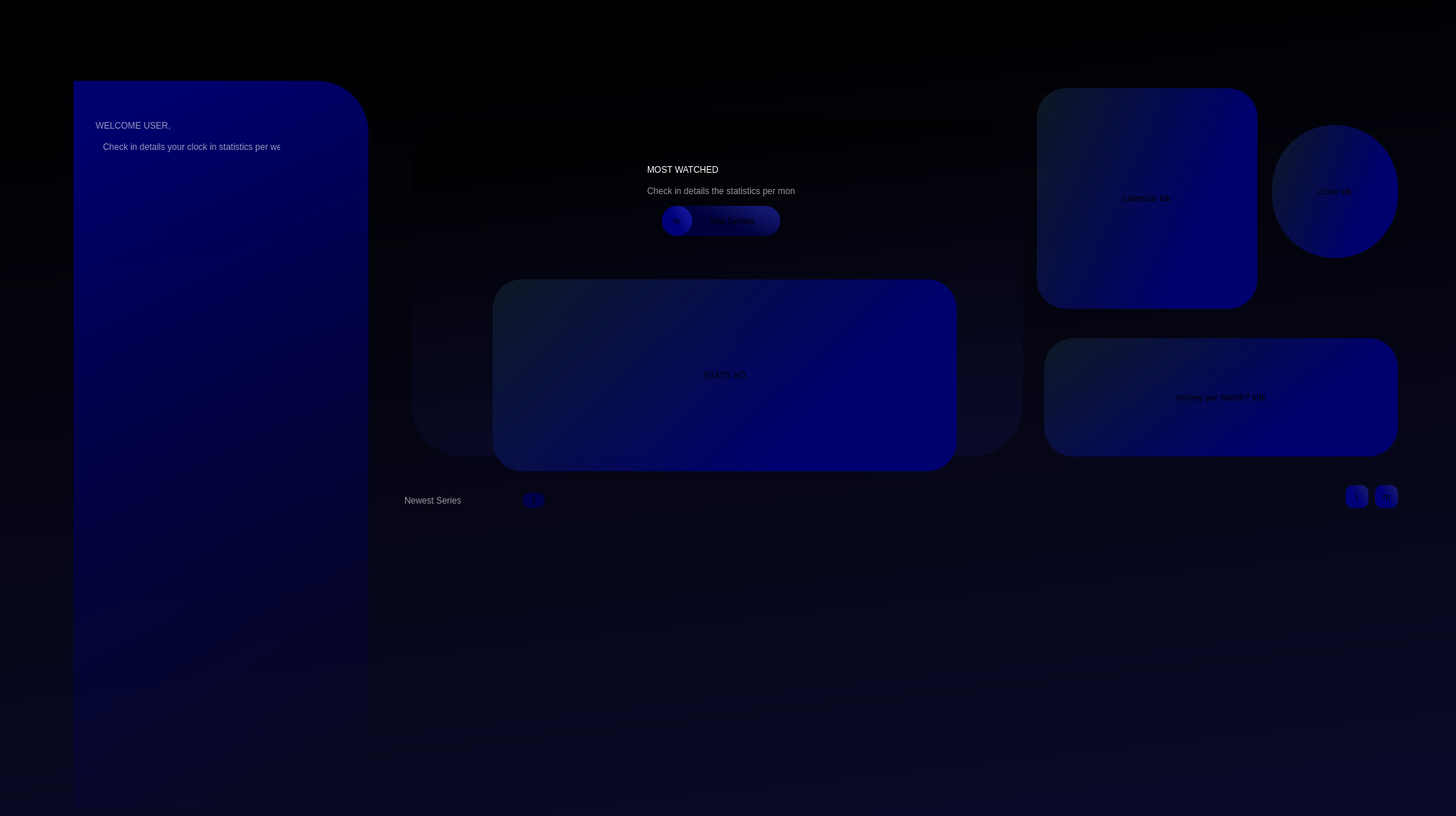
   <widget class="QWidget" name="home">
    <property name="styleSheet">
     <string notr="true">background-color: qlineargradient(spread:pad, x1:0.426227, y1:0, x2:0.625, y2:1, stop:0 rgba(0, 0, 0, 255), stop:1 rgba(10, 10, 40, 255));</string>
    </property>
    <widget class="QLabel" name="label_22">
     <property name="geometry">
      <rect>
       <x>130</x>
       <y>140</y>
       <width>331</width>
       <height>61</height>
      </rect>
     </property>
     <property name="styleSheet">
      <string notr="true">background:transparent;
font: 87 28pt &quot;Poppins&quot;;
color: rgba(255, 255, 255,150);


</string>
     </property>
     <property name="text">
      <string>WELCOME USER,</string>
     </property>
    </widget>
    <widget class="QLabel" name="label">
     <property name="geometry">
      <rect>
       <x>100</x>
       <y>110</y>
       <width>401</width>
       <height>991</height>
      </rect>
     </property>
     <property name="styleSheet">
      <string notr="true">background-color: qlineargradient(spread:pad, x1:0.426227, y1:0, x2:0.625, y2:1, stop:0 rgba(0, 0,110, 255), stop:1 rgba(0, 0, 50, 0));
border-top-right-radius:70px;

</string>
     </property>
     <property name="text">
      <string/>
     </property>
    </widget>
    <widget class="QLabel" name="label_23">
     <property name="geometry">
      <rect>
       <x>140</x>
       <y>190</y>
       <width>241</width>
       <height>20</height>
      </rect>
     </property>
     <property name="styleSheet">
      <string notr="true">background:transparent;
font: 8pt &quot;MS Shell Dlg 2&quot;;
color: rgba(255, 255, 255,150);


</string>
     </property>
     <property name="text">
      <string>Check in details your clock in statistics per week</string>
     </property>
    </widget>
    <widget class="QPushButton" name="hihi_2">
     <property name="geometry">
      <rect>
       <x>900</x>
       <y>280</y>
       <width>41</width>
       <height>41</height>
      </rect>
     </property>
     <property name="toolTipDuration">
      <number>1</number>
     </property>
     <property name="autoFillBackground">
      <bool>false</bool>
     </property>
     <property name="styleSheet">
      <string notr="true">QPushButton#hihi_2{
	font: 12pt &quot;dripicons-v2&quot;;
border-radius:20px;
	background-color: qlineargradient(spread:pad, x1:1, y1:0.386, x2:0.545454, y2:0.665, stop:0 rgba(19, 23, 157, 255), stop:1 rgba(0, 0, 120, 255));
}
QPushButton#hihi_2:hover{
	font: 12pt &quot;dripicons-v2&quot;;
border-radius:20px;
	background-color: qlineargradient(spread:pad, x1:1, y1:0.386, x2:0.545454, y2:0.665, stop:0 rgba(19, 23, 157, 255), stop:1 rgba(0, 0, 200, 255));
}

</string>
     </property>
     <property name="text">
      <string>m</string>
     </property>
     <property name="iconSize">
      <size>
       <width>40</width>
       <height>40</height>
      </size>
     </property>
     <property name="flat">
      <bool>false</bool>
     </property>
    </widget>
    <widget class="QLabel" name="label_20">
     <property name="geometry">
      <rect>
       <x>670</x>
       <y>380</y>
       <width>631</width>
       <height>261</height>
      </rect>
     </property>
     <property name="styleSheet">
      <string notr="true">background-color:qlineargradient(spread:pad, x1:0.858, y1:0.375, x2:0, y2:0, stop:0 rgba(0, 1, 110, 255), stop:1 rgba(16, 30, 41, 200));
border-radius:40px;</string>
     </property>
     <property name="text">
      <string>STATS XD</string>
     </property>
     <property name="alignment">
      <set>Qt::AlignCenter</set>
     </property>
    </widget>
    <widget class="QLabel" name="label_18">
     <property name="geometry">
      <rect>
       <x>880</x>
       <y>200</y>
       <width>331</width>
       <height>61</height>
      </rect>
     </property>
     <property name="styleSheet">
      <string notr="true">background:transparent;
font: 87 28pt &quot;Poppins&quot;;
color: rgb(255, 255, 255);


</string>
     </property>
     <property name="text">
      <string>MOST WATCHED</string>
     </property>
    </widget>
    <widget class="QLabel" name="label_21">
     <property name="geometry">
      <rect>
       <x>910</x>
       <y>280</y>
       <width>151</width>
       <height>41</height>
      </rect>
     </property>
     <property name="styleSheet">
      <string notr="true">QLabel#label_21{
	background-color: qlineargradient(spread:pad, x1:1, y1:0.386, x2:0.545454, y2:0.665, stop:0 rgba(19, 23, 110, 255), stop:1 rgba(0, 0, 60, 255));
font: 12pt &quot;MS Shell Dlg 2&quot;;
border-radius:20px;
}
</string>
     </property>
     <property name="text">
      <string>      See Details</string>
     </property>
     <property name="alignment">
      <set>Qt::AlignCenter</set>
     </property>
    </widget>
    <widget class="QLabel" name="label_19">
     <property name="geometry">
      <rect>
       <x>880</x>
       <y>250</y>
       <width>201</width>
       <height>20</height>
      </rect>
     </property>
     <property name="styleSheet">
      <string notr="true">background:transparent;
font: 8pt &quot;MS Shell Dlg 2&quot;;
color: rgba(255, 255, 255,150);


</string>
     </property>
     <property name="text">
      <string>Check in details the statistics per month</string>
     </property>
    </widget>
    <widget class="QLabel" name="label_14">
     <property name="geometry">
      <rect>
       <x>560</x>
       <y>160</y>
       <width>831</width>
       <height>461</height>
      </rect>
     </property>
     <property name="styleSheet">
      <string notr="true">border-image:url(&quot;ytryytr.jpg&quot;);
border-radius:70px;

</string>
     </property>
     <property name="text">
      <string/>
     </property>
     <property name="alignment">
      <set>Qt::AlignCenter</set>
     </property>
    </widget>
    <widget class="QLabel" name="label_17">
     <property name="geometry">
      <rect>
       <x>530</x>
       <y>260</y>
       <width>221</width>
       <height>371</height>
      </rect>
     </property>
     <property name="styleSheet">
      <string notr="true">border-image:url(&quot;xx.png&quot;);
background:transparent;
border-bottom-left-radius:130px;




</string>
     </property>
     <property name="text">
      <string/>
     </property>
    </widget>
    <widget class="QLabel" name="label_27">
     <property name="geometry">
      <rect>
       <x>550</x>
       <y>665</y>
       <width>161</width>
       <height>31</height>
      </rect>
     </property>
     <property name="styleSheet">
      <string notr="true">background:transparent;
font: 87 16pt &quot;Poppins&quot;;
color: rgba(255, 255, 255,150);


</string>
     </property>
     <property name="text">
      <string>Newest Series</string>
     </property>
    </widget>
    <widget class="QLabel" name="label_32">
     <property name="geometry">
      <rect>
       <x>710</x>
       <y>670</y>
       <width>31</width>
       <height>21</height>
      </rect>
     </property>
     <property name="styleSheet">
      <string notr="true">background-color: qradialgradient(spread:pad, cx:0.5, cy:0.5, radius:0.5, fx:0.5, fy:0.5, stop:0 rgba(0, 0, 94, 255), stop:1 rgba(0, 0, 65, 255));
border-radius:10px;
font: 75 10pt &quot;MS Shell Dlg 2&quot;;</string>
     </property>
     <property name="text">
      <string>4</string>
     </property>
     <property name="alignment">
      <set>Qt::AlignCenter</set>
     </property>
    </widget>
    <widget class="QPushButton" name="hihi_4">
     <property name="geometry">
      <rect>
       <x>1830</x>
       <y>660</y>
       <width>31</width>
       <height>31</height>
      </rect>
     </property>
     <property name="toolTipDuration">
      <number>1</number>
     </property>
     <property name="autoFillBackground">
      <bool>false</bool>
     </property>
     <property name="styleSheet">
      <string notr="true">QPushButton#hihi_4{
	font: 12pt &quot;dripicons-v2&quot;;
border-radius:10px;
	background-color: qlineargradient(spread:pad, x1:1, y1:0.386, x2:0.545454, y2:0.665, stop:0 rgba(19, 23, 110, 255), stop:1 rgba(0, 0, 120, 255));
}
QPushButton#hihi_4:hover{
	font: 12pt &quot;dripicons-v2&quot;;
border-radius:10px;
	background-color: qlineargradient(spread:pad, x1:1, y1:0.386, x2:0.545454, y2:0.665, stop:0 rgba(19, 23, 157, 255), stop:1 rgba(0, 0, 200, 255));
}

</string>
     </property>
     <property name="text">
      <string>l</string>
     </property>
     <property name="iconSize">
      <size>
       <width>40</width>
       <height>40</height>
      </size>
     </property>
     <property name="flat">
      <bool>false</bool>
     </property>
    </widget>
    <widget class="QPushButton" name="hihi_3">
     <property name="geometry">
      <rect>
       <x>1870</x>
       <y>660</y>
       <width>31</width>
       <height>31</height>
      </rect>
     </property>
     <property name="toolTipDuration">
      <number>1</number>
     </property>
     <property name="autoFillBackground">
      <bool>false</bool>
     </property>
     <property name="styleSheet">
      <string notr="true">QPushButton#hihi_3{
	font: 12pt &quot;dripicons-v2&quot;;
border-radius:10px;
	background-color: qlineargradient(spread:pad, x1:1, y1:0.386, x2:0.545454, y2:0.665, stop:0 rgba(19, 23, 110, 255), stop:1 rgba(0, 0, 120, 255));

}
QPushButton#hihi_3:hover{
font: 12pt &quot;dripicons-v2&quot;;
border-radius:10px;
	background-color: qlineargradient(spread:pad, x1:1, y1:0.386, x2:0.545454, y2:0.665, stop:0 rgba(19, 23, 157, 255), stop:1 rgba(0, 0, 200, 255));
}

</string>
     </property>
     <property name="text">
      <string>m</string>
     </property>
     <property name="iconSize">
      <size>
       <width>40</width>
       <height>40</height>
      </size>
     </property>
     <property name="flat">
      <bool>false</bool>
     </property>
    </widget>
    <widget class="QLabel" name="label_25">
     <property name="geometry">
      <rect>
       <x>1410</x>
       <y>120</y>
       <width>300</width>
       <height>300</height>
      </rect>
     </property>
     <property name="styleSheet">
      <string notr="true">background-color:qlineargradient(spread:pad, x1:0.858, y1:0.375, x2:0, y2:0, stop:0 rgba(0, 1, 110, 255), stop:1 rgba(16, 30, 41, 200));
border-radius:40px;</string>
     </property>
     <property name="text">
      <string>calendar idk</string>
     </property>
     <property name="alignment">
      <set>Qt::AlignCenter</set>
     </property>
    </widget>
    <widget class="QLabel" name="label_26">
     <property name="geometry">
      <rect>
       <x>1730</x>
       <y>170</y>
       <width>171</width>
       <height>181</height>
      </rect>
     </property>
     <property name="styleSheet">
      <string notr="true">background-color:qlineargradient(spread:pad, x1:0.858, y1:0.375, x2:0, y2:0, stop:0 rgba(0, 1, 110, 255), stop:1 rgba(16, 30, 41, 200));
border-radius:85px;</string>
     </property>
     <property name="text">
      <string>clock idk</string>
     </property>
     <property name="alignment">
      <set>Qt::AlignCenter</set>
     </property>
    </widget>
    <widget class="QLabel" name="label_33">
     <property name="geometry">
      <rect>
       <x>1420</x>
       <y>460</y>
       <width>481</width>
       <height>161</height>
      </rect>
     </property>
     <property name="styleSheet">
      <string notr="true">background-color:qlineargradient(spread:pad, x1:0.858, y1:0.375, x2:0, y2:0, stop:0 rgba(0, 1, 110, 255), stop:1 rgba(16, 30, 41, 200));
border-radius:40px;</string>
     </property>
     <property name="text">
      <string>money per month? idfk</string>
     </property>
     <property name="alignment">
      <set>Qt::AlignCenter</set>
     </property>
    </widget>
    <widget class="QGroupBox" name="series">
     <property name="geometry">
      <rect>
       <x>530</x>
       <y>690</y>
       <width>1441</width>
       <height>361</height>
      </rect>
     </property>
     <property name="styleSheet">
      <string notr="true">border:none;
background:none;</string>
     </property>
     <property name="title">
      <string/>
     </property>
     <widget class="QLabel" name="label_31">
      <property name="geometry">
       <rect>
        <x>1110</x>
        <y>20</y>
        <width>331</width>
        <height>331</height>
       </rect>
      </property>
      <property name="styleSheet">
       <string notr="true">border-image:url(&quot;pp.jpg&quot;);
border-radius:30px;

</string>
      </property>
      <property name="text">
       <string/>
      </property>
      <property name="alignment">
       <set>Qt::AlignCenter</set>
      </property>
     </widget>
     <widget class="QLabel" name="label_29">
      <property name="geometry">
       <rect>
        <x>390</x>
        <y>20</y>
        <width>331</width>
        <height>331</height>
       </rect>
      </property>
      <property name="styleSheet">
       <string notr="true">border-image:url(&quot;ii.jpg&quot;);
border-radius:30px;

</string>
      </property>
      <property name="text">
       <string/>
      </property>
      <property name="alignment">
       <set>Qt::AlignCenter</set>
      </property>
     </widget>
     <widget class="QLabel" name="label_30">
      <property name="geometry">
       <rect>
        <x>750</x>
        <y>20</y>
        <width>331</width>
        <height>331</height>
       </rect>
      </property>
      <property name="styleSheet">
       <string notr="true">border-image:url(&quot;xd.jpg&quot;);
border-radius:30px;

</string>
      </property>
      <property name="text">
       <string/>
      </property>
      <property name="alignment">
       <set>Qt::AlignCenter</set>
      </property>
     </widget>
     <widget class="QLabel" name="label_28">
      <property name="geometry">
       <rect>
        <x>20</x>
        <y>20</y>
        <width>341</width>
        <height>331</height>
       </rect>
      </property>
      <property name="styleSheet">
       <string notr="true">border-image:url(&quot;h.jpg&quot;);
border-radius:30px;

</string>
      </property>
      <property name="text">
       <string/>
      </property>
      <property name="alignment">
       <set>Qt::AlignCenter</set>
      </property>
     </widget>
    </widget>
    <zorder>label_14</zorder>
    <zorder>label_17</zorder>
    <zorder>label_21</zorder>
    <zorder>label</zorder>
    <zorder>label_22</zorder>
    <zorder>label_23</zorder>
    <zorder>hihi_2</zorder>
    <zorder>label_20</zorder>
    <zorder>label_18</zorder>
    <zorder>label_19</zorder>
    <zorder>label_27</zorder>
    <zorder>label_32</zorder>
    <zorder>hihi_4</zorder>
    <zorder>hihi_3</zorder>
    <zorder>label_25</zorder>
    <zorder>label_26</zorder>
    <zorder>label_33</zorder>
    <zorder>series</zorder>
   </widget>
